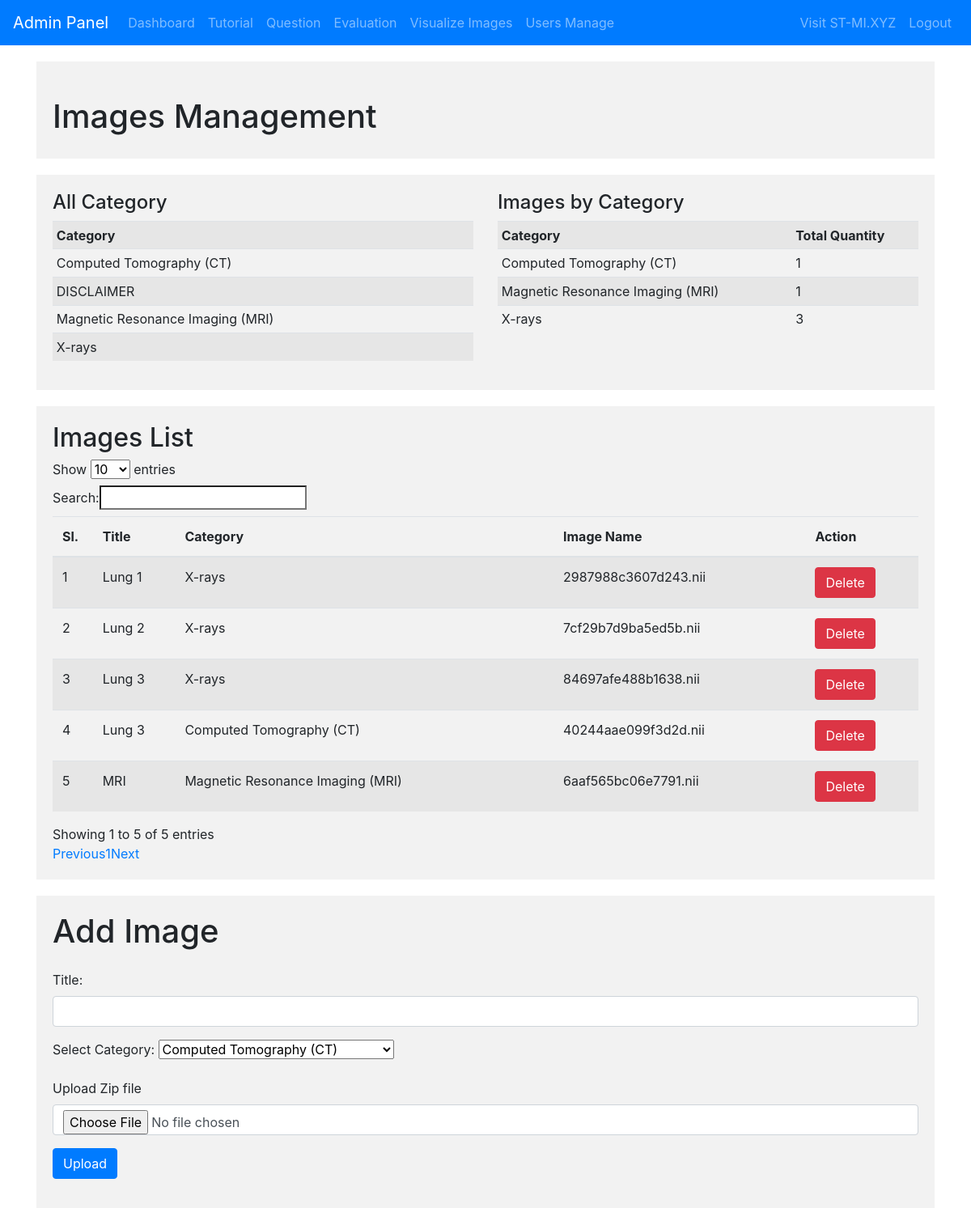
Page /images/list on the committed database.
### tables this page shows
CREATE TABLE images_table (
    id INTEGER PRIMARY KEY,
    title VARCHAR(255),
    category VARCHAR(255),
    img_path VARCHAR(255) NOT NULL,
    png_path VARCHAR(255) NULL,
    user_id VARCHAR(255) NULL,
    status VARCHAR(255) NULL
);

### admin.py (the view)
@app.route('/images/list')
def list_images():
    conn = get_db_connection()
    image_cursor = conn.execute('SELECT * FROM images_table')
    list_images = image_cursor.fetchall()
    cat_count_cursor_questions = conn.execute('SELECT category_id, COUNT(*) AS total_quantity FROM tutorials GROUP BY category_id')
    cat_count_cursor_questions = cat_count_cursor_questions.fetchall()
    cat_count_cursor_images = conn.execute('SELECT category, COUNT(*) AS total_quantity FROM images_table GROUP BY category')
    cat_count_cursor_images = cat_count_cursor_images.fetchall()
    conn.close()
    return render_template('admin_images.html', list_images=list_images, cat_count_cursor_images=cat_count_cursor_images,cat_count_cursor_questions=cat_count_cursor_questions)

### admin.py (called while the page is built)
@app.before_request
def check_admin_access():
    if request.endpoint and request.endpoint.startswith('admin'):
        if not is_admin():
            return redirect(url_for('hello'))

def get_db_connection():
    conn = sqlite3.connect('database.db')
    conn.row_factory = sqlite3.Row
    return conn

### templates/admin_images.html
{% extends 'admin_template.html' %}
{% block content %}
<div class="section">
    <h1 class="mt-4">Images Management</h1>
</div>
    <div class="section">
        <div class="row">
            <div class="col-md-6">
                <h4>All Category</h4>
                <table class="table table-striped table-sm">
                    <tr>
                        <th>Category</th>
                    </tr>
                    {% for row in cat_count_cursor_questions %}
                        <tr>
                            <td>{{ row['category_id'] }}</td>
                        </tr>
                    {% endfor %}
                </table>
            </div>
        <div class="col-md-6">
            <h4>Images by Category</h4>
            <table class="table table-striped table-sm">
                <tr>
                    <th>Category</th>
                    <th>Total Quantity</th>
                </tr>
                {% for row in cat_count_cursor_images %}
                    <tr>
                        <td>{{ row['category'] }}</td>
                        <td>{{ row['total_quantity'] }}</td>
                    </tr>
                {% endfor %}
            </table>
        </div>
    </div>
    </div>
    <div class="section">
    <h2>Images List</h2>
    <table class="table table-striped" id="dataTable">
        <thead>
            <tr>
                <th>Sl.</th>
                <th>Title</th>
                <th>Category</th>
                <th>Image Name</th>
                <th>Action</th>
            </tr>
        </thead>
        <tbody>
            {% for img in list_images %}
            <tr>
                <td>
                    {{ loop.index }}
                </td>
                <td>
                    {{ img.title }}
                </td>
                <td>{{ img.category }}</td>
                <td>{{ img.img_path }}</td>
                <td>
                    <a href="{{url_for('delete_image', image_path=img.img_path,image_id=img.id)}}" onClick="confirm('Delete entry?')">
                        <button class="btn btn-danger">Delete</button>
                    </a>
                </td>
            </tr>
            {% endfor %}
        </tbody>
    </table>
</div>
    <div class="section">
        <h1 class="mb-4">Add Image</h1>
        <form method="POST" enctype="multipart/form-data" action="/images_upload">
            <div class="mb-3">
                <label for="title" class="form-label">Title:</label>
                <input type="text" name="title" required class="form-control">
            </div>
            <div class="mb-3">
                <label for="category" class="form-label">Select Category:</label>
                <select name="category" required id="category" class="form-select">
                    {% for category in cat_count_cursor_questions %}
                        <option value="{{ category['category_id'] }}">{{ category['category_id'] }}</option>
                    {% endfor %}
                </select>
            </div>
            <div class="mb-3">
                <label for="file" class="form-label">Upload Zip file</label>
                <input type="file" name="file" class="form-control">
            </div>
            <div class="mb-3">
                <input type="submit" value="Upload" class="btn btn-primary">
            </div>
        </form>
    </div>
{% endblock %}

### templates/admin_template.html (style rules this page uses)
.section { background-color: #f2f2f2; padding: 20px; margin-top: 20px; }

### rows in the picture
images_table: category "Computed Tomography (CT)", total_quantity "1", title "Lung 3", img_path "40244aae099f3d2d.nii"
images_table: category "Magnetic Resonance Imaging (MRI)", total_quantity "1", title "MRI", img_path "6aaf565bc06e7791.nii"
images_table: category "X-rays", total_quantity "3", title "Lung 3", img_path "84697afe488b1638.nii"
images_table: title "Lung 1", category "X-rays", img_path "2987988c3607d243.nii"
images_table: title "Lung 2", category "X-rays", img_path "7cf29b7d9ba5ed5b.nii"

### other values in the picture
{{ row['category_id'] }} "Computed Tomography (CT)" "DISCLAIMER" "Magnetic Resonance Imaging (MRI)" "X-rays"
form field category "Computed Tomography (CT)"
